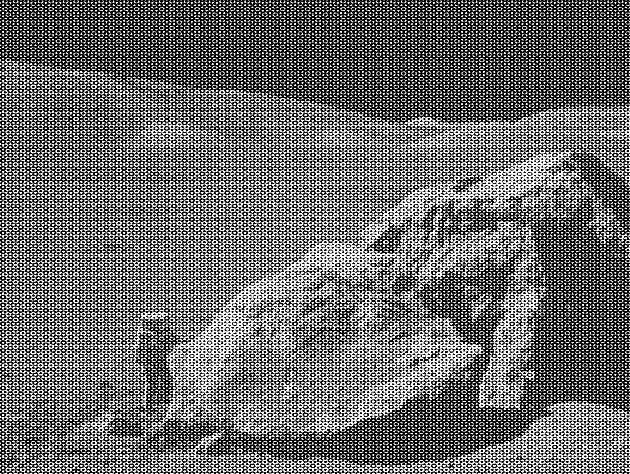
#> input picture images/moonlanding.png, 630 x 474 px
$ jupyter execute --allow-errors 09ex_numerical.ipynb
#> lines starting #> are read from the running program, lines starting #| are printed output that depends on the picture
1\. **2D minimization of a six-hump camelback function**

$$f(x,y) = \left(4-2.1x^2+\frac{x^4}{3} \right) x^2 +xy + (4y^2 -4)y^2$$

has multiple global and local minima.

- Find the global minima of this function
- How many global minima are there, and what is the function value at those points?
- What happens for an initial guess of $(x, y) = (0, 0)$?

Hints:

* Variables can be restricted to $-2 < x < 2$ and $-1 < y < 1$.
* Use `numpy.meshgrid()` and `pylab.imshow()` to find visually the regions.
* Use `scipy.optimize.minimize()`, optionally trying its optional arguments.

[cell 1]
#1-2D minimization of a six-hump camelback function

import numpy as np
import matplotlib.pyplot as plt
import scipy
from scipy import optimize
from scipy import fftpack
from matplotlib.colors import LogNorm
import pandas as pd
from scipy.integrate import odeint
def f(x):
    return (4-2.1*x[0]**2+x[0]**4/3)*x[0]**2+ x[0]*x[1]+ (4*x[1]**2-4)*x[1]**2

x = np.linspace(-2, 2, 100)
y = np.linspace(-1, 1, 100)


x, y = np.meshgrid(x, y)

z = np.zeros((100,100))

for i in range (100):
    for j in range (100):
        z[i,j]= f(np.array([x[i,j],y[i,j]]))


#Plot the function

fig = plt.figure()
ax = plt.axes(projection='3d')
ax.contour3D(x, y, z,100)
ax.set_xlabel("x")
ax.set_ylabel("y")
ax.set_zlabel("z")


minimum = optimize.minimize(f,(-0.5,-0.5))
#Plot the minimum found
fig = plt.figure()
ax = plt.axes(projection='3d')
ax.contour3D(x, y, z,100,cmap="binary")
ax.set_xlabel("x")
ax.set_ylabel("y")
ax.set_zlabel("z")
ax.scatter(minimum["x"][0],minimum["x"][1],f(minimum["x"]),marker="x",color = "b",s=100)


#Plot the minimum if the initial guess is (0,0)
minimum = optimize.minimize(f,(0,0))
fig = plt.figure()
ax = plt.axes(projection='3d')
ax.contour3D(x, y, z,100,cmap="binary")
ax.set_xlabel("x")
ax.set_ylabel("y")
ax.set_zlabel("z")
ax.scatter(minimum["x"][0],minimum["x"][1],f(minimum["x"]),marker="x",color = "b",s=100)
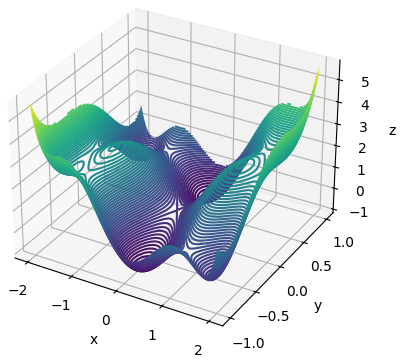
#> figure drawn by matplotlib, 1 panel
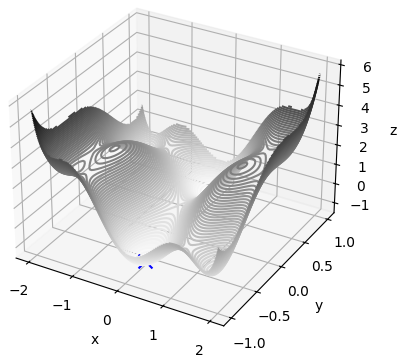
#> figure drawn by matplotlib, 1 panel

2\. **Non-linear ODE: the damped pendulum**

The equation of the motion that a pendulum makes with respect to the angle $\theta$ with the vertical is given by:

$$\frac{d^2\theta}{dt^2} = -\frac{1}{Q} \frac{d\theta}{dt} + \sin\theta + d \cos\Omega t$$

where $t$ is time, $Q$ is the damping factor, $d$ is the forcing amplitude, and $\Omega$ is the driving frequency of the forcing.

This second order ODE needs to be written as two coupled first order ODEs defining a new variable $\omega \equiv d\theta/dt$:

$$\frac{d\theta}{dt} = \omega$$
$$\frac{d\omega}{dt} = -\frac{1}{Q}\,\omega + \sin\theta + d \cos\Omega t$$

Consider the initial conditions $\theta_0 = \omega_0 = 0$, and $Q = 2.0$, $d = 1.5$, and $\omega = 0.65$.

 - Solve the ODE with `odeint` over a pariod of 200 time steps
 - Create two plots, one of $\theta$ as a function of the time, and $\omega$ as a function of the time
 - **Optional**: determine if there is a set of parameters for which the motion is chaotic.

[cell 2]
# Initial conditions
Xinit = (0,0)
𝑄 = 2.0
d = 1.5
Omega = 0.65
t = np.linspace(0, 50, 200)


# Defining the derivative
def derivative(X, t, Q, d, Omega):
    return(X[1], (-1/Q) * X[1] + np.sin(X[0]) + d * np.cos(Omega * t))

# call the odeint() method
X = odeint(derivative, Xinit , t, args=(Q, d, Omega))

# Plotting the results
plt.figure(figsize=(8, 6))
plt.plot(t, X[:,0], label = r"$\theta(t)$")
plt.plot(t, X[:,1], label = r"$\omega$(t)")
plt.title('Theta and Omega as a function of time')
plt.legend(loc='best')
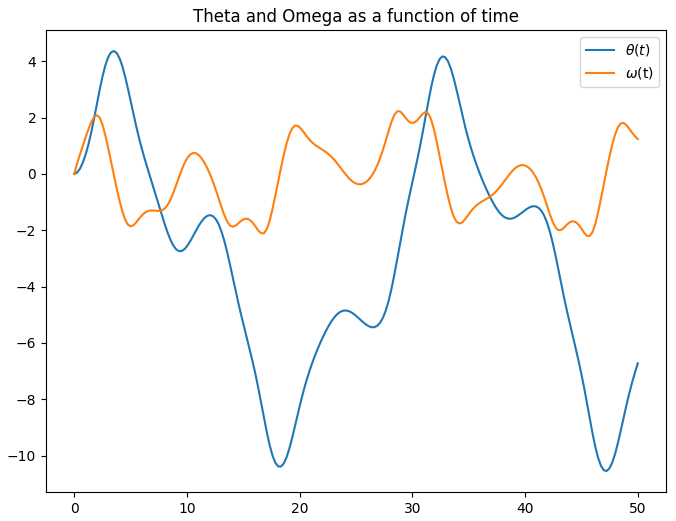
#> figure drawn by matplotlib, 1 panel; curve peaks at x = 3.52, y = 4.36; curve peaks at x = 28.89, y = 2.22

#> (a cell that did not finish here is left out)

#> (a cell that did not finish here is left out)

3\. **FFT of a simple dataset**

Perform a periodicity analysis on the lynxs-hares population, i.e. determine what is the period of the population of these animals.

The dataset is the one dowloaded at the beginning of Lecture 06:

 - `!wget https://www.dropbox.com/s/ebe1cnyd2gm836a/populations.txt -P data/`

#> (a cell that did not finish here is left out)

4\. **FFT of an image**

Write a filter that removes the periodic noise from the `moonlanding.png` image by using a 2-dimensional FFT.

* Import the image as a 2D numpy array using `plt.imread("images/moonlanding.png")`. Examine the image with `plt.imshow()`, which is heavily contaminated with periodic noise.
* Check the documentation of the `scipy.fftpack` package, and find the method that performs a 2D FFT. Plot the spectrum (Fourier transform of) the image. **Hint**: use `LogNorm` to plot the colors in log scale:
```Python
from matplotlib.colors import LogNorm
plt.imshow(image, norm=LogNorm(vmin=5))
```
* Inspect the spectrum, and try to locate the regions of the power spectrum that contain the signal and those which contain the periodic noise. Use array slicing to set the noise regions to zero.
* Apply the inverse Fourier transform to plot the resulting image.

[cell 6]
#4-FFT of an image

#import the image as 2D numpy array
image = plt.imread("images/moonlanding.png")
#> image is the input picture: shape (474, 630) float32; min 0, max 1, mean 0.424
plt.imshow(image)

[cell 7]
#Perform a 2D FFT
image_fft = fftpack.fft2(image)
image_abs = np.abs(image_fft)
plt.imshow(image_abs, norm=LogNorm(vmin=5))
plt.colorbar()
plt.show()
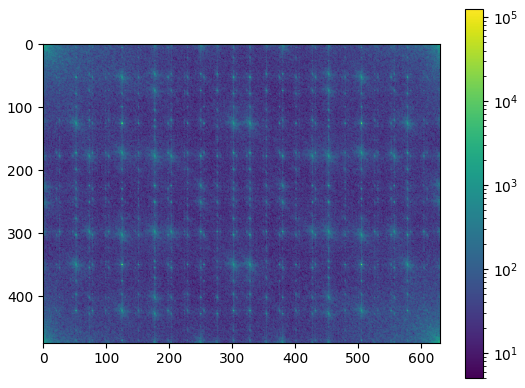
#> figure drawn by matplotlib, 2 panels

[cell 8]
#Inspect the spectrum
value = 100.
filt = np.where(image_abs <= value)
#> filt = 276564 positions, rows 0 to 473, columns 0 to 629
image_fft[filt] = 0
im_abs = np.abs(image_fft)
plt.imshow(im_abs, norm=LogNorm(vmin=5))

[cell 9]
#Apply the inverse FFT

filtered_im = fftpack.ifft2(image_fft)
plt.imshow(np.real(filtered_im))
plt.show()
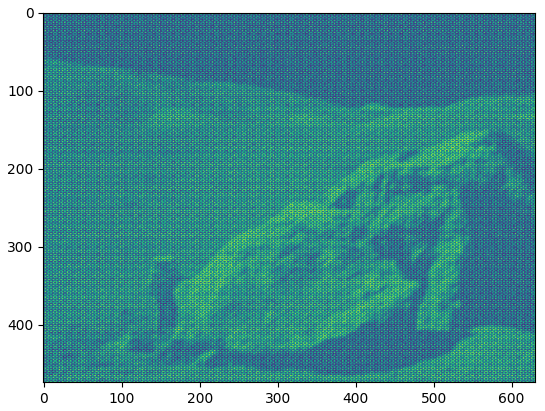
#> figure drawn by matplotlib, 1 panel
